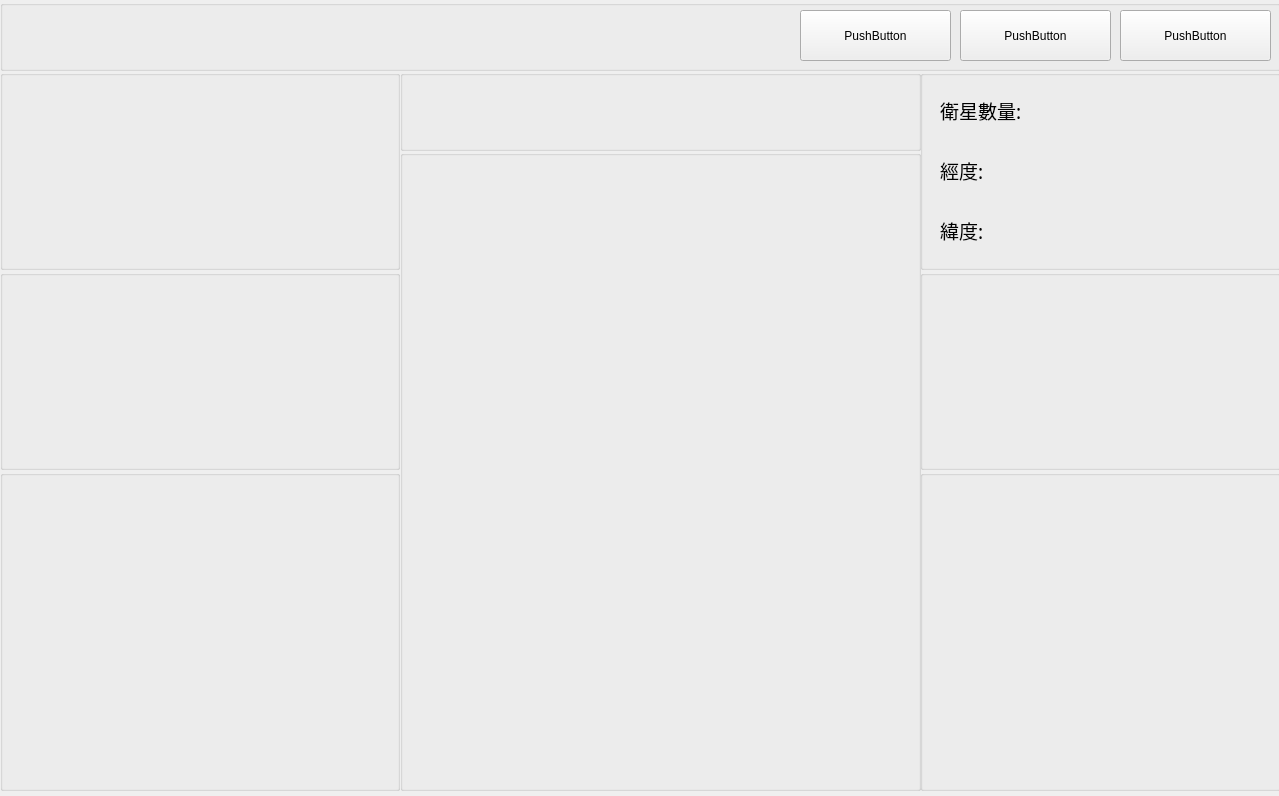
<?xml version="1.0" encoding="UTF-8"?>
<ui version="4.0">
 <class>Form</class>
 <widget class="QWidget" name="Form">
  <property name="geometry">
   <rect>
    <x>0</x>
    <y>0</y>
    <width>1279</width>
    <height>796</height>
   </rect>
  </property>
  <property name="windowTitle">
   <string>Form</string>
  </property>
  <widget class="QGroupBox" name="FunctionBtn_groupbox">
   <property name="geometry">
    <rect>
     <x>0</x>
     <y>0</y>
     <width>1281</width>
     <height>71</height>
    </rect>
   </property>
   <property name="title">
    <string/>
   </property>
   <widget class="QPushButton" name="pushButton">
    <property name="geometry">
     <rect>
      <x>800</x>
      <y>10</y>
      <width>151</width>
      <height>51</height>
     </rect>
    </property>
    <property name="text">
     <string>PushButton</string>
    </property>
   </widget>
   <widget class="QPushButton" name="pushButton_2">
    <property name="geometry">
     <rect>
      <x>960</x>
      <y>10</y>
      <width>151</width>
      <height>51</height>
     </rect>
    </property>
    <property name="text">
     <string>PushButton</string>
    </property>
   </widget>
   <widget class="QPushButton" name="pushButton_3">
    <property name="geometry">
     <rect>
      <x>1120</x>
      <y>10</y>
      <width>151</width>
      <height>51</height>
     </rect>
    </property>
    <property name="text">
     <string>PushButton</string>
    </property>
   </widget>
   <widget class="QLabel" name="Time_label">
    <property name="geometry">
     <rect>
      <x>10</x>
      <y>10</y>
      <width>231</width>
      <height>51</height>
     </rect>
    </property>
    <property name="font">
     <font>
      <family>微軟正黑體</family>
      <pointsize>14</pointsize>
     </font>
    </property>
    <property name="text">
     <string/>
    </property>
   </widget>
  </widget>
  <widget class="QGroupBox" name="Acc_groupbox">
   <property name="geometry">
    <rect>
     <x>0</x>
     <y>70</y>
     <width>400</width>
     <height>200</height>
    </rect>
   </property>
   <property name="title">
    <string/>
   </property>
  </widget>
  <widget class="QGroupBox" name="Map_groupbox">
   <property name="geometry">
    <rect>
     <x>400</x>
     <y>150</y>
     <width>521</width>
     <height>641</height>
    </rect>
   </property>
   <property name="title">
    <string/>
   </property>
  </widget>
  <widget class="QGroupBox" name="Gps_groupbox">
   <property name="geometry">
    <rect>
     <x>920</x>
     <y>70</y>
     <width>361</width>
     <height>200</height>
    </rect>
   </property>
   <property name="title">
    <string/>
   </property>
   <widget class="QWidget" name="horizontalLayoutWidget">
    <property name="geometry">
     <rect>
      <x>20</x>
      <y>20</y>
      <width>301</width>
      <height>41</height>
     </rect>
    </property>
    <layout class="QHBoxLayout" name="horizontalLayout">
     <item>
      <widget class="QLabel" name="GpsNum_fixed_label">
       <property name="font">
        <font>
         <family>微軟正黑體</family>
         <pointsize>14</pointsize>
        </font>
       </property>
       <property name="text">
        <string>衛星數量:</string>
       </property>
      </widget>
     </item>
     <item>
      <widget class="QLabel" name="GpsNum_label">
       <property name="font">
        <font>
         <family>微軟正黑體</family>
         <pointsize>14</pointsize>
        </font>
       </property>
       <property name="text">
        <string/>
       </property>
      </widget>
     </item>
    </layout>
   </widget>
   <widget class="QWidget" name="horizontalLayoutWidget_2">
    <property name="geometry">
     <rect>
      <x>20</x>
      <y>80</y>
      <width>301</width>
      <height>41</height>
     </rect>
    </property>
    <layout class="QHBoxLayout" name="horizontalLayout_2">
     <item>
      <widget class="QLabel" name="Lon_fixed_label">
       <property name="font">
        <font>
         <family>微軟正黑體</family>
         <pointsize>14</pointsize>
        </font>
       </property>
       <property name="text">
        <string>經度:</string>
       </property>
      </widget>
     </item>
     <item>
      <widget class="QLabel" name="Lon_label">
       <property name="font">
        <font>
         <family>微軟正黑體</family>
         <pointsize>14</pointsize>
        </font>
       </property>
       <property name="text">
        <string/>
       </property>
      </widget>
     </item>
    </layout>
   </widget>
   <widget class="QWidget" name="horizontalLayoutWidget_3">
    <property name="geometry">
     <rect>
      <x>20</x>
      <y>140</y>
      <width>301</width>
      <height>41</height>
     </rect>
    </property>
    <layout class="QHBoxLayout" name="horizontalLayout_3">
     <item>
      <widget class="QLabel" name="Lat_fixed_label">
       <property name="font">
        <font>
         <family>微軟正黑體</family>
         <pointsize>14</pointsize>
        </font>
       </property>
       <property name="text">
        <string>緯度:</string>
       </property>
      </widget>
     </item>
     <item>
      <widget class="QLabel" name="Lat_label">
       <property name="font">
        <font>
         <family>微軟正黑體</family>
         <pointsize>14</pointsize>
        </font>
       </property>
       <property name="text">
        <string/>
       </property>
      </widget>
     </item>
    </layout>
   </widget>
  </widget>
  <widget class="QGroupBox" name="Attitude_groupbox">
   <property name="geometry">
    <rect>
     <x>0</x>
     <y>270</y>
     <width>400</width>
     <height>200</height>
    </rect>
   </property>
   <property name="title">
    <string/>
   </property>
  </widget>
  <widget class="QGroupBox" name="Spiritlevel_groupbox">
   <property name="geometry">
    <rect>
     <x>0</x>
     <y>470</y>
     <width>400</width>
     <height>321</height>
    </rect>
   </property>
   <property name="title">
    <string/>
   </property>
  </widget>
  <widget class="QGroupBox" name="Region_groupbox">
   <property name="geometry">
    <rect>
     <x>400</x>
     <y>70</y>
     <width>521</width>
     <height>81</height>
    </rect>
   </property>
   <property name="title">
    <string/>
   </property>
   <widget class="QLabel" name="Region_label">
    <property name="geometry">
     <rect>
      <x>10</x>
      <y>10</y>
      <width>501</width>
      <height>61</height>
     </rect>
    </property>
    <property name="font">
     <font>
      <family>微軟正黑體</family>
      <pointsize>20</pointsize>
     </font>
    </property>
    <property name="lineWidth">
     <number>1</number>
    </property>
    <property name="text">
     <string/>
    </property>
   </widget>
  </widget>
  <widget class="QGroupBox" name="Airpressure_groupBox">
   <property name="geometry">
    <rect>
     <x>920</x>
     <y>270</y>
     <width>361</width>
     <height>200</height>
    </rect>
   </property>
   <property name="title">
    <string/>
   </property>
  </widget>
  <widget class="QGroupBox" name="Compass_groupbox">
   <property name="geometry">
    <rect>
     <x>920</x>
     <y>470</y>
     <width>361</width>
     <height>321</height>
    </rect>
   </property>
   <property name="title">
    <string/>
   </property>
  </widget>
 </widget>
 <resources/>
 <connections/>
</ui>
